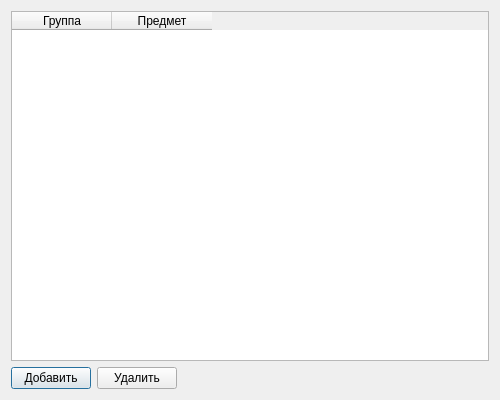
<?xml version="1.0" encoding="UTF-8"?>
<ui version="4.0">
	<class>TeacherDialog</class>
	<widget class="QDialog" name="TeacherDialog">
		<property name="geometry">
			<rect>
				<x>0</x>
				<y>0</y>
				<width>500</width>
				<height>400</height>
			</rect>
		</property>
		<property name="windowTitle">
			<string>Преподаватель</string>
		</property>
		<layout class="QVBoxLayout" name="verticalLayout">
			<!-- Таблица предметов -->
			<item>
				<widget class="QTableWidget" name="tblSubjects">
					<property name="columnCount">
						<number>2</number>
					</property>
					<property name="rowCount">
						<number>0</number>
					</property>
					<column>
						<property name="text">
							<string>Группа</string>
						</property>
					</column>
					<column>
						<property name="text">
							<string>Предмет</string>
						</property>
					</column>
				</widget>
			</item>
			<!-- Кнопки управления -->
			<item>
				<layout class="QHBoxLayout" name="horizontalLayout">
					<item>
						<widget class="QPushButton" name="btnAdd">
							<property name="text">
								<string>Добавить</string>
							</property>
						</widget>
					</item>
					<item>
						<widget class="QPushButton" name="btnRemove">
							<property name="text">
								<string>Удалить</string>
							</property>
						</widget>
					</item>
					<item>
						<spacer name="horizontalSpacer">
							<property name="orientation">
								<enum>Qt::Horizontal</enum>
							</property>
							<property name="sizeHint" stdset="0">
								<size>
									<width>40</width>
									<height>20</height>
								</size>
							</property>
						</spacer>
					</item>
				</layout>
			</item>
		</layout>
	</widget>
	<resources/>
	<connections/>
</ui>
